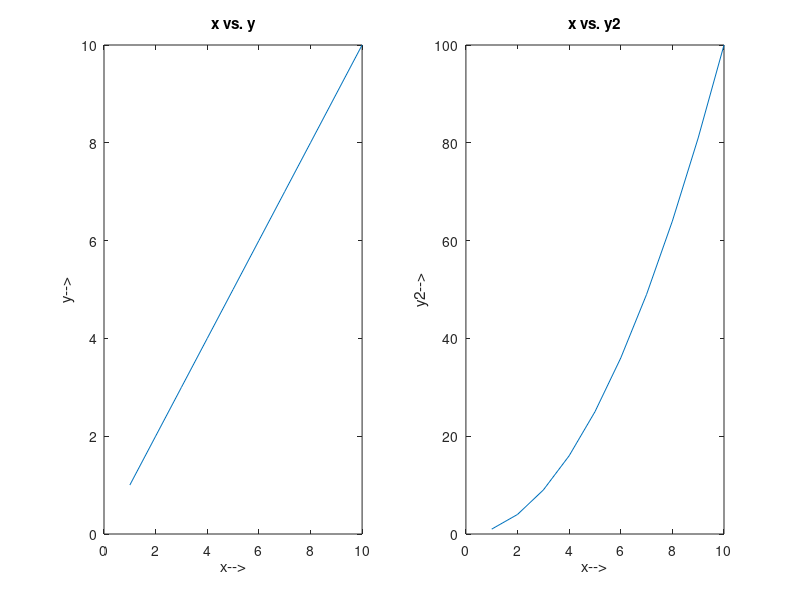

The MATLAB source for this figure:
x=1:10;
y=x;
y2 = x.*x;
% subplot(row, column, position)
subplot(1,2,1)
plot(x,y)
xlabel('x-->')
ylabel('y-->')
title('x vs. y')
subplot(1,2,2)
plot(x,y2)
xlabel('x-->')
ylabel('y2-->')
title('x vs. y2')